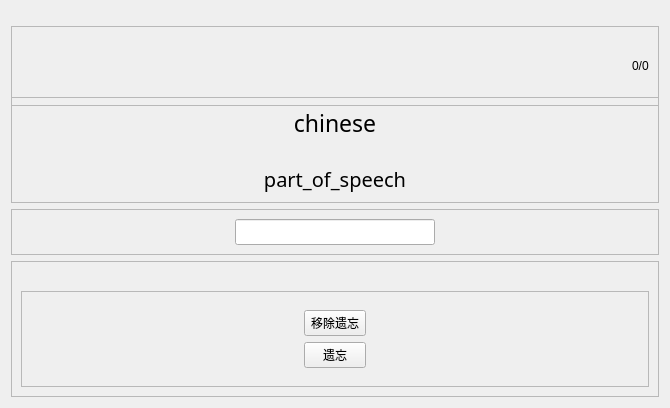
            <widget class="QWidget" name="exam">
             <layout class="QVBoxLayout" name="verticalLayout_13">
              <item>
               <widget class="QFrame" name="frame_2">
                <property name="minimumSize">
                 <size>
                  <width>0</width>
                  <height>80</height>
                 </size>
                </property>
                <property name="maximumSize">
                 <size>
                  <width>16777215</width>
                  <height>50</height>
                 </size>
                </property>
                <property name="frameShape">
                 <enum>QFrame::StyledPanel</enum>
                </property>
                <property name="frameShadow">
                 <enum>QFrame::Raised</enum>
                </property>
                <layout class="QHBoxLayout" name="horizontalLayout_9">
                 <item>
                  <spacer name="horizontalSpacer_4">
                   <property name="orientation">
                    <enum>Qt::Horizontal</enum>
                   </property>
                   <property name="sizeHint" stdset="0">
                    <size>
                     <width>611</width>
                     <height>20</height>
                    </size>
                   </property>
                  </spacer>
                 </item>
                 <item>
                  <widget class="QLabel" name="progress_label">
                   <property name="text">
                    <string>0/0</string>
                   </property>
                  </widget>
                 </item>
                </layout>
               </widget>
              </item>
              <item>
               <widget class="QFrame" name="frame_3">
                <property name="maximumSize">
                 <size>
                  <width>16777215</width>
                  <height>200</height>
                 </size>
                </property>
                <property name="frameShape">
                 <enum>QFrame::StyledPanel</enum>
                </property>
                <property name="frameShadow">
                 <enum>QFrame::Raised</enum>
                </property>
                <layout class="QVBoxLayout" name="verticalLayout_20">
                 <item>
                  <layout class="QHBoxLayout" name="horizontalLayout_23">
                   <item>
                    <widget class="QLabel" name="exam_chinese_label">
                     <property name="maximumSize">
                      <size>
                       <width>65535</width>
                       <height>90</height>
                      </size>
                     </property>
                     <property name="font">
                      <font>
                       <family>Microsoft YaHei</family>
                       <pointsize>17</pointsize>
                      </font>
                     </property>
                     <property name="layoutDirection">
                      <enum>Qt::LeftToRight</enum>
                     </property>
                     <property name="text">
                      <string>chinese</string>
                     </property>
                     <property name="alignment">
                      <set>Qt::AlignCenter</set>
                     </property>
                     <property name="wordWrap">
                      <bool>true</bool>
                     </property>
                    </widget>
                   </item>
                  </layout>
                 </item>
                 <item>
                  <spacer name="verticalSpacer_15">
                   <property name="orientation">
                    <enum>Qt::Vertical</enum>
                   </property>
                   <property name="sizeType">
                    <enum>QSizePolicy::Fixed</enum>
                   </property>
                   <property name="sizeHint" stdset="0">
                    <size>
                     <width>50</width>
                     <height>20</height>
                    </size>
                   </property>
                  </spacer>
                 </item>
                 <item>
                  <widget class="QLabel" name="part_of_speech_label">
                   <property name="font">
                    <font>
                     <family>Microsoft YaHei</family>
                     <pointsize>15</pointsize>
                    </font>
                   </property>
                   <property name="text">
                    <string>part_of_speech</string>
                   </property>
                   <property name="alignment">
                    <set>Qt::AlignCenter</set>
                   </property>
                  </widget>
                 </item>
                </layout>
               </widget>
              </item>
              <item>
               <widget class="QFrame" name="frame_4">
                <property name="minimumSize">
                 <size>
                  <width>0</width>
                  <height>0</height>
                 </size>
                </property>
                <property name="maximumSize">
                 <size>
                  <width>16777215</width>
                  <height>80</height>
                 </size>
                </property>
                <property name="frameShape">
                 <enum>QFrame::StyledPanel</enum>
                </property>
                <property name="frameShadow">
                 <enum>QFrame::Raised</enum>
                </property>
                <layout class="QHBoxLayout" name="horizontalLayout_11">
                 <item>
                  <widget class="QLineEdit" name="exam_english_lable">
                   <property name="maximumSize">
                    <size>
                     <width>200</width>
                     <height>30</height>
                    </size>
                   </property>
                   <property name="font">
                    <font>
                     <family>Microsoft YaHei</family>
                     <pointsize>10</pointsize>
                    </font>
                   </property>
                   <property name="autoFillBackground">
                    <bool>false</bool>
                   </property>
                   <property name="text">
                    <string/>
                   </property>
                  </widget>
                 </item>
                </layout>
               </widget>
              </item>
              <item>
               <widget class="QFrame" name="frame_7">
                <property name="frameShape">
                 <enum>QFrame::StyledPanel</enum>
                </property>
                <property name="frameShadow">
                 <enum>QFrame::Raised</enum>
                </property>
                <layout class="QVBoxLayout" name="verticalLayout_21">
                 <item>
                  <widget class="QLabel" name="forget_label">
                   <property name="text">
                    <string/>
                   </property>
                  </widget>
                 </item>
                 <item>
                  <widget class="QFrame" name="foetget_frame">
                   <property name="frameShape">
                    <enum>QFrame::StyledPanel</enum>
                   </property>
                   <property name="frameShadow">
                    <enum>QFrame::Raised</enum>
                   </property>
                   <layout class="QHBoxLayout" name="horizontalLayout_12">
                    <item>
                     <widget class="QFrame" name="verticalFrame">
                      <property name="maximumSize">
                       <size>
                        <width>80</width>
                        <height>16777215</height>
                       </size>
                      </property>
                      <layout class="QVBoxLayout" name="verticalLayout_26">
                       <item>
                        <widget class="QPushButton" name="remove_forget_pushButton">
                         <property name="maximumSize">
                          <size>
                           <width>80</width>
                           <height>16777215</height>
                          </size>
                         </property>
                         <property name="text">
                          <string>移除遗忘</string>
                         </property>
                        </widget>
                       </item>
                       <item>
                        <widget class="QPushButton" name="forget_pushButton">
                         <property name="maximumSize">
                          <size>
                           <width>80</width>
                           <height>16777215</height>
                          </size>
                         </property>
                         <property name="text">
                          <string>遗忘</string>
                         </property>
                        </widget>
                       </item>
                      </layout>
                     </widget>
                    </item>
                   </layout>
                  </widget>
                 </item>
                </layout>
               </widget>
              </item>
             </layout>
            </widget>
